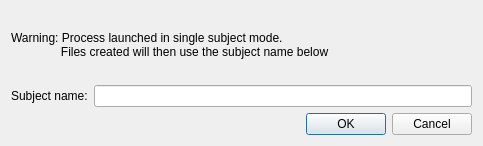
<?xml version="1.0" encoding="UTF-8"?>
<ui version="4.0">
 <class>Form</class>
 <widget class="QWidget" name="Form">
  <property name="geometry">
   <rect>
    <x>0</x>
    <y>0</y>
    <width>483</width>
    <height>146</height>
   </rect>
  </property>
  <property name="windowTitle">
   <string>Subject name</string>
  </property>
  <layout class="QGridLayout" name="gridLayout">
   <item row="2" column="1">
    <widget class="QDialogButtonBox" name="buttonBox_OkCancel">
     <property name="orientation">
      <enum>Qt::Horizontal</enum>
     </property>
     <property name="standardButtons">
      <set>QDialogButtonBox::Cancel|QDialogButtonBox::Ok</set>
     </property>
    </widget>
   </item>
   <item row="1" column="1">
    <widget class="QLineEdit" name="lineEdit_SubjectName"/>
   </item>
   <item row="1" column="0">
    <widget class="QLabel" name="label">
     <property name="text">
      <string>Subject name:</string>
     </property>
    </widget>
   </item>
   <item row="0" column="0" colspan="2">
    <widget class="QLabel" name="label_2">
     <property name="text">
      <string>Warning: Process launched in single subject mode.
               Files created will then use the subject name below</string>
     </property>
    </widget>
   </item>
  </layout>
 </widget>
 <resources/>
 <connections/>
</ui>
